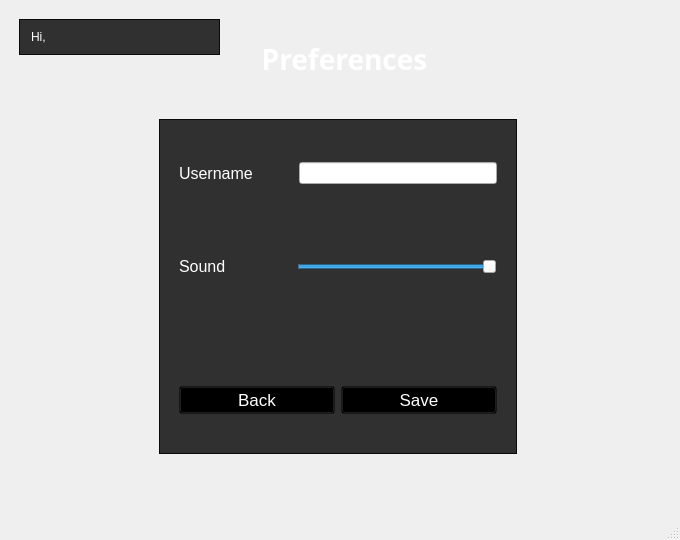
<?xml version="1.0" encoding="UTF-8"?>
<ui version="4.0">
 <class>MainWindow</class>
 <widget class="QMainWindow" name="MainWindow">
  <property name="enabled">
   <bool>true</bool>
  </property>
  <property name="geometry">
   <rect>
    <x>0</x>
    <y>0</y>
    <width>680</width>
    <height>540</height>
   </rect>
  </property>
  <property name="sizePolicy">
   <sizepolicy hsizetype="Preferred" vsizetype="Preferred">
    <horstretch>0</horstretch>
    <verstretch>0</verstretch>
   </sizepolicy>
  </property>
  <property name="minimumSize">
   <size>
    <width>250</width>
    <height>350</height>
   </size>
  </property>
  <property name="maximumSize">
   <size>
    <width>1920</width>
    <height>1080</height>
   </size>
  </property>
  <property name="windowTitle">
   <string>MainWindow</string>
  </property>
  <property name="autoFillBackground">
   <bool>false</bool>
  </property>
  <property name="styleSheet">
   <string notr="true"/>
  </property>
  <property name="dockOptions">
   <set>QMainWindow::AllowTabbedDocks|QMainWindow::AnimatedDocks</set>
  </property>
  <widget class="QWidget" name="centralwidget">
   <property name="font">
    <font>
     <kerning>true</kerning>
    </font>
   </property>
   <property name="styleSheet">
    <string notr="true">QWidget {
	background-repeat: no-repeat;
	background-position: center;
}</string>
   </property>
   <layout class="QVBoxLayout" name="verticalLayout_5">
    <property name="topMargin">
     <number>9</number>
    </property>
    <item>
     <widget class="QStackedWidget" name="stackedWidget">
      <property name="styleSheet">
       <string notr="true">QStackedWidget {
	color: white;
}</string>
      </property>
      <property name="currentIndex">
       <number>2</number>
      </property>
      <widget class="QWidget" name="mainMenu">
       <widget class="QWidget" name="widget" native="true">
        <property name="enabled">
         <bool>true</bool>
        </property>
        <property name="geometry">
         <rect>
          <x>0</x>
          <y>0</y>
          <width>671</width>
          <height>501</height>
         </rect>
        </property>
        <property name="mouseTracking">
         <bool>false</bool>
        </property>
        <property name="autoFillBackground">
         <bool>false</bool>
        </property>
        <widget class="QLabel" name="title_label">
         <property name="geometry">
          <rect>
           <x>-10</x>
           <y>20</y>
           <width>691</width>
           <height>61</height>
          </rect>
         </property>
         <property name="font">
          <font>
           <family>Corbel</family>
           <pointsize>21</pointsize>
           <italic>false</italic>
           <bold>true</bold>
           <underline>false</underline>
           <strikeout>false</strikeout>
           <kerning>true</kerning>
          </font>
         </property>
         <property name="styleSheet">
          <string notr="true">QLabel {
	color: white;
}</string>
         </property>
         <property name="text">
          <string>Backgammon++</string>
         </property>
         <property name="alignment">
          <set>Qt::AlignCenter</set>
         </property>
        </widget>
        <widget class="QLabel" name="bg_label">
         <property name="geometry">
          <rect>
           <x>-10</x>
           <y>-30</y>
           <width>691</width>
           <height>101</height>
          </rect>
         </property>
         <property name="styleSheet">
          <string notr="true">QLabel {
	filter: blur(8px);
}</string>
         </property>
         <property name="text">
          <string/>
         </property>
        </widget>
        <widget class="QFrame" name="optionsFrame">
         <property name="geometry">
          <rect>
           <x>20</x>
           <y>110</y>
           <width>121</width>
           <height>261</height>
          </rect>
         </property>
         <property name="styleSheet">
          <string notr="true"/>
         </property>
         <property name="frameShape">
          <enum>QFrame::NoFrame</enum>
         </property>
         <property name="frameShadow">
          <enum>QFrame::Raised</enum>
         </property>
         <property name="lineWidth">
          <number>0</number>
         </property>
         <layout class="QHBoxLayout" name="horizontalLayout">
          <item>
           <layout class="QVBoxLayout" name="verticalLayout">
            <property name="topMargin">
             <number>0</number>
            </property>
            <property name="rightMargin">
             <number>0</number>
            </property>
            <property name="bottomMargin">
             <number>0</number>
            </property>
            <item>
             <widget class="QPushButton" name="btCreateGame">
              <property name="minimumSize">
               <size>
                <width>0</width>
                <height>30</height>
               </size>
              </property>
              <property name="font">
               <font>
                <family>Corbel</family>
                <pointsize>13</pointsize>
                <bold>false</bold>
               </font>
              </property>
              <property name="cursor">
               <cursorShape>PointingHandCursor</cursorShape>
              </property>
              <property name="styleSheet">
               <string notr="true">QPushButton {
	background: transparent;
	color: white;
	text-align: left;
}

QPushButton:hover {
	color: green;
}</string>
              </property>
              <property name="text">
               <string>Create Game</string>
              </property>
             </widget>
            </item>
            <item>
             <widget class="QPushButton" name="btJoinGame">
              <property name="minimumSize">
               <size>
                <width>0</width>
                <height>30</height>
               </size>
              </property>
              <property name="font">
               <font>
                <family>Corbel</family>
                <pointsize>13</pointsize>
                <bold>false</bold>
               </font>
              </property>
              <property name="cursor">
               <cursorShape>PointingHandCursor</cursorShape>
              </property>
              <property name="styleSheet">
               <string notr="true">QPushButton {
	background: transparent;
	color: white;
	text-align: left;
}

QPushButton:hover {
	color: green;
}</string>
              </property>
              <property name="text">
               <string>Join Game</string>
              </property>
             </widget>
            </item>
            <item>
             <widget class="QPushButton" name="btPreferences">
              <property name="minimumSize">
               <size>
                <width>0</width>
                <height>30</height>
               </size>
              </property>
              <property name="font">
               <font>
                <family>Corbel</family>
                <pointsize>13</pointsize>
                <bold>false</bold>
               </font>
              </property>
              <property name="cursor">
               <cursorShape>PointingHandCursor</cursorShape>
              </property>
              <property name="styleSheet">
               <string notr="true">QPushButton {
	background: transparent;
	color: white;
	text-align: left;
}

QPushButton:hover {
	background: transparent;
	color: green;
}</string>
              </property>
              <property name="text">
               <string>Preferences</string>
              </property>
             </widget>
            </item>
           </layout>
          </item>
         </layout>
        </widget>
        <widget class="QFrame" name="exitFrame">
         <property name="geometry">
          <rect>
           <x>30</x>
           <y>430</y>
           <width>631</width>
           <height>51</height>
          </rect>
         </property>
         <property name="frameShape">
          <enum>QFrame::NoFrame</enum>
         </property>
         <property name="frameShadow">
          <enum>QFrame::Raised</enum>
         </property>
         <property name="lineWidth">
          <number>0</number>
         </property>
         <widget class="QPushButton" name="btExit">
          <property name="geometry">
           <rect>
            <x>500</x>
            <y>10</y>
            <width>91</width>
            <height>31</height>
           </rect>
          </property>
          <property name="font">
           <font>
            <family>Corbel</family>
            <pointsize>13</pointsize>
           </font>
          </property>
          <property name="cursor">
           <cursorShape>PointingHandCursor</cursorShape>
          </property>
          <property name="styleSheet">
           <string notr="true">QPushButton {
	background: transparent;
	color: white;
}

QPushButton:hover {
	color: green;
}</string>
          </property>
          <property name="text">
           <string>Exit</string>
          </property>
         </widget>
        </widget>
        <zorder>bg_label</zorder>
        <zorder>title_label</zorder>
        <zorder>optionsFrame</zorder>
        <zorder>exitFrame</zorder>
       </widget>
      </widget>
      <widget class="QWidget" name="CreateGame">
       <widget class="QLabel" name="label_5">
        <property name="geometry">
         <rect>
          <x>0</x>
          <y>20</y>
          <width>661</width>
          <height>51</height>
         </rect>
        </property>
        <property name="font">
         <font>
          <family>Corbel</family>
          <pointsize>21</pointsize>
          <bold>true</bold>
         </font>
        </property>
        <property name="styleSheet">
         <string notr="true">QLabel {
	color: white;
}</string>
        </property>
        <property name="text">
         <string>Create Game</string>
        </property>
        <property name="alignment">
         <set>Qt::AlignCenter</set>
        </property>
       </widget>
       <widget class="QFrame" name="frameCreateGame">
        <property name="geometry">
         <rect>
          <x>-10</x>
          <y>90</y>
          <width>671</width>
          <height>411</height>
         </rect>
        </property>
        <property name="styleSheet">
         <string notr="true">QFrame {
	background-color: rgba(0, 0, 0, 0.8);
}</string>
        </property>
        <property name="frameShape">
         <enum>QFrame::StyledPanel</enum>
        </property>
        <property name="frameShadow">
         <enum>QFrame::Raised</enum>
        </property>
        <widget class="QFrame" name="frameGameMode">
         <property name="geometry">
          <rect>
           <x>180</x>
           <y>0</y>
           <width>311</width>
           <height>121</height>
          </rect>
         </property>
         <property name="font">
          <font>
           <pointsize>12</pointsize>
          </font>
         </property>
         <property name="styleSheet">
          <string notr="true">QFrame {
	color: white;
	background-color: rgba(0, 0, 0, 0.0);
}</string>
         </property>
         <property name="frameShape">
          <enum>QFrame::StyledPanel</enum>
         </property>
         <property name="frameShadow">
          <enum>QFrame::Raised</enum>
         </property>
         <layout class="QVBoxLayout" name="verticalLayout_2">
          <item>
           <widget class="QLabel" name="labelGameMode">
            <property name="font">
             <font>
              <pointsize>12</pointsize>
             </font>
            </property>
            <property name="styleSheet">
             <string notr="true">QLabel {
	text: white;
}</string>
            </property>
            <property name="text">
             <string>Game mode</string>
            </property>
            <property name="alignment">
             <set>Qt::AlignLeading|Qt::AlignLeft|Qt::AlignVCenter</set>
            </property>
           </widget>
          </item>
          <item>
           <widget class="QFrame" name="frame_7">
            <property name="frameShape">
             <enum>QFrame::StyledPanel</enum>
            </property>
            <property name="frameShadow">
             <enum>QFrame::Raised</enum>
            </property>
            <layout class="QHBoxLayout" name="horizontalLayout_5">
             <item>
              <widget class="QRadioButton" name="rbModeClassic">
               <property name="styleSheet">
                <string notr="true">QRadioButton {
	color: white;
}</string>
               </property>
               <property name="text">
                <string>Classic</string>
               </property>
               <property name="checked">
                <bool>true</bool>
               </property>
              </widget>
             </item>
             <item>
              <widget class="QRadioButton" name="rbModeNardy">
               <property name="styleSheet">
                <string notr="true">QRadioButton {
	color: white;
}</string>
               </property>
               <property name="text">
                <string>Long Nardy</string>
               </property>
              </widget>
             </item>
            </layout>
           </widget>
          </item>
         </layout>
        </widget>
        <widget class="QFrame" name="frameButtons">
         <property name="geometry">
          <rect>
           <x>200</x>
           <y>320</y>
           <width>251</width>
           <height>71</height>
          </rect>
         </property>
         <property name="styleSheet">
          <string notr="true">QFrame {
	color: white;
	background-color: rgba(0, 0, 0, 0);
}</string>
         </property>
         <property name="frameShape">
          <enum>QFrame::StyledPanel</enum>
         </property>
         <property name="frameShadow">
          <enum>QFrame::Raised</enum>
         </property>
         <layout class="QHBoxLayout" name="horizontalLayout_3">
          <property name="topMargin">
           <number>0</number>
          </property>
          <property name="bottomMargin">
           <number>0</number>
          </property>
          <item>
           <widget class="QPushButton" name="btBackFromCreateToMenu">
            <property name="cursor">
             <cursorShape>PointingHandCursor</cursorShape>
            </property>
            <property name="styleSheet">
             <string notr="true">QPushButton {
	background: transparent;
	color: white;
	text-align: center;
}

QPushButton:hover {
	background: transparent;
	color: green;
}</string>
            </property>
            <property name="text">
             <string>Back</string>
            </property>
           </widget>
          </item>
          <item>
           <widget class="QPushButton" name="btStartGame">
            <property name="cursor">
             <cursorShape>PointingHandCursor</cursorShape>
            </property>
            <property name="styleSheet">
             <string notr="true">QPushButton {
	background: transparent;
	color: white;
	text-align: center;
}

QPushButton:hover {
	background: transparent;
	color: green;
}</string>
            </property>
            <property name="text">
             <string>Start Game</string>
            </property>
           </widget>
          </item>
         </layout>
        </widget>
        <widget class="QFrame" name="frameGameType">
         <property name="geometry">
          <rect>
           <x>70</x>
           <y>120</y>
           <width>501</width>
           <height>191</height>
          </rect>
         </property>
         <property name="styleSheet">
          <string notr="true">QFrame {
	color: white;
	background-color: rgba(0, 0, 0, 0);
}</string>
         </property>
         <property name="frameShape">
          <enum>QFrame::StyledPanel</enum>
         </property>
         <property name="frameShadow">
          <enum>QFrame::Raised</enum>
         </property>
         <layout class="QHBoxLayout" name="horizontalLayout_4">
          <item>
           <widget class="QFrame" name="frameName">
            <property name="styleSheet">
             <string notr="true">QFrame {
	color: white;
	background-color: rgba(0, 0, 0, 0);
}</string>
            </property>
            <property name="frameShape">
             <enum>QFrame::StyledPanel</enum>
            </property>
            <property name="frameShadow">
             <enum>QFrame::Raised</enum>
            </property>
            <widget class="QLabel" name="labelName">
             <property name="geometry">
              <rect>
               <x>20</x>
               <y>10</y>
               <width>151</width>
               <height>21</height>
              </rect>
             </property>
             <property name="font">
              <font>
               <pointsize>10</pointsize>
              </font>
             </property>
             <property name="styleSheet">
              <string notr="true">QLabel {
	color: white;
}</string>
             </property>
             <property name="text">
              <string>Opponent's Name:</string>
             </property>
             <property name="alignment">
              <set>Qt::AlignLeading|Qt::AlignLeft|Qt::AlignVCenter</set>
             </property>
            </widget>
            <widget class="QTextEdit" name="labelOpponentUsername">
             <property name="geometry">
              <rect>
               <x>20</x>
               <y>40</y>
               <width>171</width>
               <height>31</height>
              </rect>
             </property>
             <property name="styleSheet">
              <string notr="true">QTextEdit {
	background-color: #EDE9E8 ;
	color: black;
}</string>
             </property>
            </widget>
            <widget class="QLabel" name="labelGameDuration">
             <property name="geometry">
              <rect>
               <x>20</x>
               <y>90</y>
               <width>181</width>
               <height>21</height>
              </rect>
             </property>
             <property name="font">
              <font>
               <pointsize>10</pointsize>
              </font>
             </property>
             <property name="styleSheet">
              <string notr="true">QLabel {
	color: white;
}</string>
             </property>
             <property name="text">
              <string>Number of games:</string>
             </property>
             <property name="alignment">
              <set>Qt::AlignLeading|Qt::AlignLeft|Qt::AlignVCenter</set>
             </property>
            </widget>
            <widget class="QSpinBox" name="sbGameDuration">
             <property name="geometry">
              <rect>
               <x>20</x>
               <y>120</y>
               <width>171</width>
               <height>25</height>
              </rect>
             </property>
             <property name="styleSheet">
              <string notr="true">QSpinBox {
	background-color: #EDE9E8 ;
	color: black;
}</string>
             </property>
             <property name="value">
              <number>3</number>
             </property>
            </widget>
           </widget>
          </item>
          <item>
           <widget class="QFrame" name="framePlayer">
            <property name="styleSheet">
             <string notr="true">QFrame {
	color: white;
	background-color: rgba(0, 0, 0, 0);
}</string>
            </property>
            <property name="frameShape">
             <enum>QFrame::StyledPanel</enum>
            </property>
            <property name="frameShadow">
             <enum>QFrame::Raised</enum>
            </property>
            <widget class="QRadioButton" name="rbPlayerBot">
             <property name="geometry">
              <rect>
               <x>20</x>
               <y>20</y>
               <width>112</width>
               <height>26</height>
              </rect>
             </property>
             <property name="styleSheet">
              <string notr="true">QRadioButton {
	color: white;
}</string>
             </property>
             <property name="text">
              <string>Bot</string>
             </property>
             <property name="checked">
              <bool>true</bool>
             </property>
            </widget>
            <widget class="QRadioButton" name="rbPlayerLocal">
             <property name="geometry">
              <rect>
               <x>20</x>
               <y>70</y>
               <width>112</width>
               <height>26</height>
              </rect>
             </property>
             <property name="styleSheet">
              <string notr="true">QRadioButton {
	color: white;
}</string>
             </property>
             <property name="text">
              <string>Local</string>
             </property>
             <property name="checked">
              <bool>false</bool>
             </property>
            </widget>
            <widget class="QRadioButton" name="rbPlayerRemote">
             <property name="geometry">
              <rect>
               <x>20</x>
               <y>120</y>
               <width>112</width>
               <height>26</height>
              </rect>
             </property>
             <property name="styleSheet">
              <string notr="true">QRadioButton {
	color: white;
}</string>
             </property>
             <property name="text">
              <string>Remote</string>
             </property>
            </widget>
           </widget>
          </item>
         </layout>
        </widget>
        <widget class="QFrame" name="ipFrame">
         <property name="geometry">
          <rect>
           <x>10</x>
           <y>360</y>
           <width>151</width>
           <height>44</height>
          </rect>
         </property>
         <property name="styleSheet">
          <string notr="true">QFrame {
	background-color: transparent;
	color: white;
}</string>
         </property>
         <property name="frameShape">
          <enum>QFrame::StyledPanel</enum>
         </property>
         <property name="frameShadow">
          <enum>QFrame::Raised</enum>
         </property>
         <layout class="QHBoxLayout" name="horizontalLayout_11">
          <item>
           <widget class="QLabel" name="labelpNotation">
            <property name="maximumSize">
             <size>
              <width>25</width>
              <height>16777215</height>
             </size>
            </property>
            <property name="text">
             <string>IP: </string>
            </property>
           </widget>
          </item>
          <item>
           <widget class="QLabel" name="labeIP">
            <property name="text">
             <string/>
            </property>
           </widget>
          </item>
         </layout>
        </widget>
       </widget>
      </widget>
      <widget class="QWidget" name="preferences">
       <widget class="QLabel" name="title_label_2">
        <property name="geometry">
         <rect>
          <x>-10</x>
          <y>20</y>
          <width>691</width>
          <height>61</height>
         </rect>
        </property>
        <property name="font">
         <font>
          <family>Corbel</family>
          <pointsize>21</pointsize>
          <italic>false</italic>
          <bold>true</bold>
          <underline>false</underline>
          <strikeout>false</strikeout>
          <kerning>true</kerning>
         </font>
        </property>
        <property name="styleSheet">
         <string notr="true">QLabel {
	color: white;
}</string>
        </property>
        <property name="text">
         <string>Preferences</string>
        </property>
        <property name="alignment">
         <set>Qt::AlignCenter</set>
        </property>
       </widget>
       <widget class="QFrame" name="frame_10">
        <property name="geometry">
         <rect>
          <x>150</x>
          <y>110</y>
          <width>358</width>
          <height>335</height>
         </rect>
        </property>
        <property name="styleSheet">
         <string notr="true">QFrame {
	background-color: rgba(0, 0, 0, 0.8);
}</string>
        </property>
        <property name="frameShape">
         <enum>QFrame::StyledPanel</enum>
        </property>
        <property name="frameShadow">
         <enum>QFrame::Raised</enum>
        </property>
        <layout class="QVBoxLayout" name="verticalLayout_4">
         <item>
          <widget class="QFrame" name="frame_11">
           <property name="styleSheet">
            <string notr="true">QFrame {
	background-color: rgba(0, 0, 0, 0.0);
}</string>
           </property>
           <property name="frameShape">
            <enum>QFrame::StyledPanel</enum>
           </property>
           <property name="frameShadow">
            <enum>QFrame::Raised</enum>
           </property>
           <layout class="QHBoxLayout" name="horizontalLayout_8">
            <item>
             <widget class="QLabel" name="label_3">
              <property name="font">
               <font>
                <pointsize>12</pointsize>
               </font>
              </property>
              <property name="styleSheet">
               <string notr="true">QLabel {
	text-align: center;
	content-align: center;
	background: transparent;
	color: white;
}</string>
              </property>
              <property name="text">
               <string>Username</string>
              </property>
             </widget>
            </item>
            <item>
             <spacer name="horizontalSpacer">
              <property name="orientation">
               <enum>Qt::Horizontal</enum>
              </property>
              <property name="sizeType">
               <enum>QSizePolicy::Preferred</enum>
              </property>
              <property name="sizeHint" stdset="0">
               <size>
                <width>40</width>
                <height>20</height>
               </size>
              </property>
             </spacer>
            </item>
            <item>
             <widget class="QLineEdit" name="lineEdit"/>
            </item>
           </layout>
          </widget>
         </item>
         <item>
          <widget class="QFrame" name="frame">
           <property name="styleSheet">
            <string notr="true">QFrame {
	background-color: rgba(0, 0, 0, 0.0);
}</string>
           </property>
           <property name="frameShape">
            <enum>QFrame::StyledPanel</enum>
           </property>
           <property name="frameShadow">
            <enum>QFrame::Raised</enum>
           </property>
           <layout class="QHBoxLayout" name="horizontalLayout_2">
            <item>
             <widget class="QLabel" name="soundLabel">
              <property name="font">
               <font>
                <pointsize>12</pointsize>
               </font>
              </property>
              <property name="styleSheet">
               <string notr="true">QLabel {
	text-align: center;
	content-align: center;
	background: transparent;
	color: white;
}</string>
              </property>
              <property name="text">
               <string>Sound</string>
              </property>
             </widget>
            </item>
            <item>
             <spacer name="horizontalSpacer_2">
              <property name="orientation">
               <enum>Qt::Horizontal</enum>
              </property>
              <property name="sizeType">
               <enum>QSizePolicy::Preferred</enum>
              </property>
              <property name="sizeHint" stdset="0">
               <size>
                <width>65</width>
                <height>20</height>
               </size>
              </property>
             </spacer>
            </item>
            <item>
             <widget class="QSlider" name="horizontalSlider">
              <property name="value">
               <number>99</number>
              </property>
              <property name="sliderPosition">
               <number>99</number>
              </property>
              <property name="orientation">
               <enum>Qt::Horizontal</enum>
              </property>
             </widget>
            </item>
           </layout>
          </widget>
         </item>
         <item>
          <spacer name="verticalSpacer">
           <property name="orientation">
            <enum>Qt::Vertical</enum>
           </property>
           <property name="sizeType">
            <enum>QSizePolicy::Preferred</enum>
           </property>
           <property name="sizeHint" stdset="0">
            <size>
             <width>20</width>
             <height>40</height>
            </size>
           </property>
          </spacer>
         </item>
         <item>
          <widget class="QFrame" name="frame_9">
           <property name="styleSheet">
            <string notr="true">QFrame {
	background-color: rgba(0, 0, 0, 0.0);
}</string>
           </property>
           <property name="frameShape">
            <enum>QFrame::StyledPanel</enum>
           </property>
           <property name="frameShadow">
            <enum>QFrame::Raised</enum>
           </property>
           <layout class="QHBoxLayout" name="horizontalLayout_7">
            <item>
             <widget class="QPushButton" name="btReturnFromPreferences">
              <property name="font">
               <font>
                <pointsize>13</pointsize>
               </font>
              </property>
              <property name="cursor">
               <cursorShape>PointingHandCursor</cursorShape>
              </property>
              <property name="styleSheet">
               <string notr="true">QPushButton {
	background: transparent;
	color: white;
	text-align: center;
}

QPushButton:hover {
	background: transparent;
	color: green;
}</string>
              </property>
              <property name="text">
               <string>Back</string>
              </property>
             </widget>
            </item>
            <item>
             <widget class="QPushButton" name="btSavePreferences">
              <property name="font">
               <font>
                <pointsize>13</pointsize>
               </font>
              </property>
              <property name="cursor">
               <cursorShape>PointingHandCursor</cursorShape>
              </property>
              <property name="styleSheet">
               <string notr="true">QPushButton {
	background: transparent;
	color: white;
	text-align: center;
}

QPushButton:hover {
	background: transparent;
	color: green;
}</string>
              </property>
              <property name="text">
               <string>Save</string>
              </property>
             </widget>
            </item>
           </layout>
          </widget>
         </item>
        </layout>
       </widget>
       <widget class="QFrame" name="framePreferenceStatus">
        <property name="geometry">
         <rect>
          <x>10</x>
          <y>10</y>
          <width>201</width>
          <height>36</height>
         </rect>
        </property>
        <property name="styleSheet">
         <string notr="true">QFrame {
	color: white;
	background-color: rgba(0, 0, 0, 0.8);
}</string>
        </property>
        <property name="frameShape">
         <enum>QFrame::StyledPanel</enum>
        </property>
        <property name="frameShadow">
         <enum>QFrame::Raised</enum>
        </property>
        <layout class="QHBoxLayout" name="horizontalLayout_9">
         <property name="topMargin">
          <number>6</number>
         </property>
         <property name="bottomMargin">
          <number>6</number>
         </property>
         <item>
          <widget class="QLabel" name="labelPrefHi">
           <property name="maximumSize">
            <size>
             <width>20</width>
             <height>16777215</height>
            </size>
           </property>
           <property name="styleSheet">
            <string notr="true">QLabel {
	background-color: rgba(0, 0, 0, 0);
}</string>
           </property>
           <property name="text">
            <string>Hi, </string>
           </property>
           <property name="alignment">
            <set>Qt::AlignRight|Qt::AlignTrailing|Qt::AlignVCenter</set>
           </property>
          </widget>
         </item>
         <item>
          <widget class="QLabel" name="labelPrefUsername">
           <property name="styleSheet">
            <string notr="true">QLabel {
	background-color: rgba(0, 0, 0, 0);
}</string>
           </property>
           <property name="text">
            <string/>
           </property>
          </widget>
         </item>
        </layout>
       </widget>
      </widget>
      <widget class="QWidget" name="JoinGame">
       <widget class="QFrame" name="frame_12">
        <property name="geometry">
         <rect>
          <x>100</x>
          <y>110</y>
          <width>451</width>
          <height>371</height>
         </rect>
        </property>
        <property name="styleSheet">
         <string notr="true">QFrame {
	background-color: rgba(0, 0, 0, 0.8);
}</string>
        </property>
        <property name="frameShape">
         <enum>QFrame::StyledPanel</enum>
        </property>
        <property name="frameShadow">
         <enum>QFrame::Raised</enum>
        </property>
        <widget class="QFrame" name="frame_4">
         <property name="geometry">
          <rect>
           <x>10</x>
           <y>10</y>
           <width>431</width>
           <height>92</height>
          </rect>
         </property>
         <property name="styleSheet">
          <string notr="true">QFrame {
	background-color: rgba(0, 0, 0, 0.0);
}</string>
         </property>
         <property name="frameShape">
          <enum>QFrame::StyledPanel</enum>
         </property>
         <property name="frameShadow">
          <enum>QFrame::Raised</enum>
         </property>
         <layout class="QHBoxLayout" name="horizontalLayout_3">
          <item>
           <widget class="QFrame" name="frame_2">
            <property name="styleSheet">
             <string notr="true">QFrame {
	background-color: rgba(0, 0, 0, 0.0);
	text: white;
}</string>
            </property>
            <property name="frameShape">
             <enum>QFrame::StyledPanel</enum>
            </property>
            <property name="frameShadow">
             <enum>QFrame::Raised</enum>
            </property>
            <layout class="QVBoxLayout" name="verticalLayout_2">
             <item>
              <widget class="QLabel" name="label">
               <property name="styleSheet">
                <string notr="true">QLabel {
	color: white;
}</string>
               </property>
               <property name="text">
                <string>Server IP:</string>
               </property>
              </widget>
             </item>
             <item>
              <spacer name="verticalSpacer_3">
               <property name="orientation">
                <enum>Qt::Vertical</enum>
               </property>
               <property name="sizeType">
                <enum>QSizePolicy::Fixed</enum>
               </property>
               <property name="sizeHint" stdset="0">
                <size>
                 <width>20</width>
                 <height>30</height>
                </size>
               </property>
              </spacer>
             </item>
            </layout>
           </widget>
          </item>
          <item>
           <widget class="QFrame" name="frame_3">
            <property name="styleSheet">
             <string notr="true">QFrame {
	background-color: rgba(0, 0, 0, 0.0);
}</string>
            </property>
            <property name="frameShape">
             <enum>QFrame::StyledPanel</enum>
            </property>
            <property name="frameShadow">
             <enum>QFrame::Raised</enum>
            </property>
            <layout class="QVBoxLayout" name="verticalLayout_3">
             <property name="spacing">
              <number>3</number>
             </property>
             <property name="topMargin">
              <number>6</number>
             </property>
             <property name="bottomMargin">
              <number>6</number>
             </property>
             <item>
              <widget class="QTextEdit" name="inputIP">
               <property name="styleSheet">
                <string notr="true">QTextEdit {
	background-color: #EDE9E8 ;
	color: black;
}</string>
               </property>
              </widget>
             </item>
             <item>
              <spacer name="verticalSpacer_2">
               <property name="orientation">
                <enum>Qt::Vertical</enum>
               </property>
               <property name="sizeType">
                <enum>QSizePolicy::Fixed</enum>
               </property>
               <property name="sizeHint" stdset="0">
                <size>
                 <width>20</width>
                 <height>30</height>
                </size>
               </property>
              </spacer>
             </item>
            </layout>
           </widget>
          </item>
         </layout>
        </widget>
        <widget class="QFrame" name="frame_6">
         <property name="geometry">
          <rect>
           <x>70</x>
           <y>280</y>
           <width>311</width>
           <height>81</height>
          </rect>
         </property>
         <property name="styleSheet">
          <string notr="true">QFrame {
	background-color: rgba(0, 0, 0, 0.0);
}</string>
         </property>
         <property name="frameShape">
          <enum>QFrame::StyledPanel</enum>
         </property>
         <property name="frameShadow">
          <enum>QFrame::Raised</enum>
         </property>
         <layout class="QHBoxLayout" name="horizontalLayout_6">
          <item>
           <widget class="QPushButton" name="btBackFromJoinLobby">
            <property name="cursor">
             <cursorShape>PointingHandCursor</cursorShape>
            </property>
            <property name="styleSheet">
             <string notr="true">QPushButton {
	background: transparent;
	color: white;
	text-align: center;
}

QPushButton:hover {
	background: transparent;
	color: green;
}</string>
            </property>
            <property name="text">
             <string>Back</string>
            </property>
           </widget>
          </item>
          <item>
           <widget class="QPushButton" name="btJoinLobby">
            <property name="cursor">
             <cursorShape>PointingHandCursor</cursorShape>
            </property>
            <property name="styleSheet">
             <string notr="true">QPushButton {
	background: transparent;
	color: white;
	text-align: center;
}

QPushButton:hover {
	background: transparent;
	color: green;
}</string>
            </property>
            <property name="text">
             <string>Join</string>
            </property>
           </widget>
          </item>
         </layout>
        </widget>
       </widget>
       <widget class="QLabel" name="label_4">
        <property name="geometry">
         <rect>
          <x>-10</x>
          <y>30</y>
          <width>681</width>
          <height>51</height>
         </rect>
        </property>
        <property name="font">
         <font>
          <family>Corbel</family>
          <pointsize>21</pointsize>
          <bold>true</bold>
         </font>
        </property>
        <property name="styleSheet">
         <string notr="true">QLabel {
	color: white;
}</string>
        </property>
        <property name="text">
         <string>Join Game</string>
        </property>
        <property name="alignment">
         <set>Qt::AlignCenter</set>
        </property>
       </widget>
      </widget>
      <widget class="QWidget" name="CreateGameLobby">
       <widget class="QWidget" name="gridLayoutWidget">
        <property name="geometry">
         <rect>
          <x>10</x>
          <y>20</y>
          <width>641</width>
          <height>441</height>
         </rect>
        </property>
        <layout class="QGridLayout" name="gridLayout">
         <item row="1" column="0">
          <widget class="QPushButton" name="btStartCreatedGame">
           <property name="cursor">
            <cursorShape>PointingHandCursor</cursorShape>
           </property>
           <property name="styleSheet">
            <string notr="true">QPushButton {
	background: transparent;
	color: white;
	text-align: center;
}

QPushButton:hover {
	background: transparent;
	color: green;
}</string>
           </property>
           <property name="text">
            <string>Start Game</string>
           </property>
          </widget>
         </item>
         <item row="0" column="0">
          <widget class="QListView" name="lvOpponents"/>
         </item>
        </layout>
       </widget>
       <widget class="QPushButton" name="btReturnFromCreateGameLobby">
        <property name="geometry">
         <rect>
          <x>490</x>
          <y>460</y>
          <width>161</width>
          <height>41</height>
         </rect>
        </property>
        <property name="cursor">
         <cursorShape>PointingHandCursor</cursorShape>
        </property>
        <property name="styleSheet">
         <string notr="true">QPushButton {
	background: transparent;
	color: white;
	text-align: center;
}

QPushButton:hover {
	background: transparent;
	color: green;
}</string>
        </property>
        <property name="text">
         <string>Back</string>
        </property>
       </widget>
      </widget>
     </widget>
    </item>
   </layout>
  </widget>
  <widget class="QStatusBar" name="statusbar"/>
  <action name="actionSave">
   <property name="text">
    <string>Save</string>
   </property>
  </action>
  <action name="actionOpen">
   <property name="text">
    <string>Open</string>
   </property>
  </action>
  <action name="actionExit">
   <property name="text">
    <string>Exit</string>
   </property>
  </action>
 </widget>
 <resources/>
 <connections/>
</ui>
